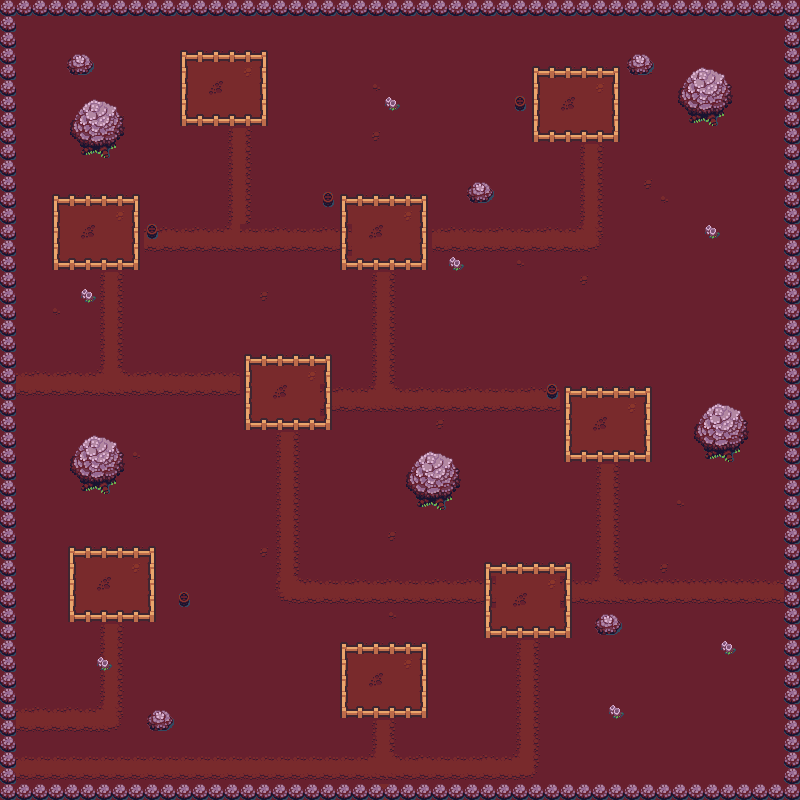

The image is a tile-based game level rendered from a .tmx file. Its description and source (layers, tilesets, objects; grid data summarised) follow:
An orthogonal 50x50 tile map with 16x16 px tiles, 2 tile layers (Tile Layer 1, Bush), 2 tilesets and 55 objects.

<map version="1.9" tiledversion="1.9.2" orientation="orthogonal" renderorder="right-down" width="50" height="50" tilewidth="16" tileheight="16" infinite="0" nextlayerid="4" nextobjectid="58">
 <tileset firstgid="1" source="sheet.tsx" />
 <tileset firstgid="289" source="tilemap.tsx" />
 <layer id="1" name="Tile Layer 1" width="50" height="50">
  <data>[2500 cells, 2500 non-empty, 24 distinct tile ids]</data>
 </layer>
 <objectgroup id="2" name="Coll">
  <object id="1" x="-4.25988" y="1.62583" width="17" height="286" />
  <object id="2" x="-2.42655" y="289.626" width="14.6667" height="506.667" />
  <object id="3" x="12.2401" y="784.293" width="788" height="17.3333" />
  <object id="4" x="780.24" y="-0.374172" width="18" height="790" />
  <object id="5" x="-2.42655" y="2.95916" width="802.667" height="13.3333" />
  <object id="6" x="54.25" y="194.25" width="10.5" height="76.5" />
  <object id="7" x="54.25" y="193.25" width="89" height="14.5" />
  <object id="8" x="135.75" y="193.25" width="10" height="76.5" />
  <object id="9" x="56.25" y="259.75" width="89.5" height="10.5" />
  <object id="10" x="184.25" y="54.25" width="10.5" height="76.5" />
  <object id="11" x="184.25" y="53.25" width="89" height="14.5" />
  <object id="12" x="265.75" y="53.25" width="10" height="76.5" />
  <object id="13" x="186.25" y="119.75" width="89.5" height="10.5" />
  <object id="14" x="340.25" y="196.25" width="10.5" height="76.5" />
  <object id="15" x="340.25" y="195.25" width="89" height="14.5" />
  <object id="16" x="421.75" y="195.25" width="10" height="76.5" />
  <object id="17" x="342.25" y="261.75" width="89.5" height="10.5" />
  <object id="18" x="243.583" y="357.583" width="10.5" height="76.5" />
  <object id="19" x="243.583" y="356.583" width="89" height="14.5" />
  <object id="20" x="325.083" y="356.583" width="10" height="76.5" />
  <object id="21" x="245.583" y="423.083" width="89.5" height="10.5" />
  <object id="22" x="66.25" y="550.25" width="10.5" height="76.5" />
  <object id="23" x="66.25" y="549.25" width="89" height="14.5" />
  <object id="24" x="147.75" y="549.25" width="10" height="76.5" />
  <object id="25" x="68.25" y="615.75" width="89.5" height="10.5" />
  <object id="26" x="339.583" y="642.25" width="10.5" height="76.5" />
  <object id="27" x="339.583" y="641.25" width="89" height="14.5" />
  <object id="28" x="421.083" y="641.25" width="10" height="76.5" />
  <object id="29" x="341.583" y="707.75" width="89.5" height="10.5" />
  <object id="30" x="483.583" y="562.25" width="10.5" height="76.5" />
  <object id="31" x="483.583" y="561.25" width="89" height="14.5" />
  <object id="32" x="565.083" y="561.25" width="10" height="76.5" />
  <object id="33" x="485.583" y="627.75" width="89.5" height="10.5" />
  <object id="34" x="564.25" y="388.25" width="10.5" height="76.5" />
  <object id="35" x="564.25" y="387.25" width="89" height="14.5" />
  <object id="36" x="645.75" y="387.25" width="10" height="76.5" />
  <object id="37" x="566.25" y="453.75" width="89.5" height="10.5" />
  <object id="38" x="534.25" y="66.25" width="10.5" height="76.5" />
  <object id="39" x="534.25" y="65.25" width="89" height="14.5" />
  <object id="40" x="615.75" y="65.25" width="10" height="76.5" />
  <object id="41" x="536.25" y="131.75" width="89.5" height="10.5" />
  <object id="42" x="150" y="224.182" width="12" height="15.6364" />
  <object id="43" x="326.667" y="198.667" />
  <object id="44" x="516" y="101.333" />
  <object id="45" x="552" y="393.333" />
  <object id="46" x="184" y="598.667" />
  <object id="48" x="74" y="108" width="49" height="48" />
  <object id="49" x="684.5" y="79" width="49" height="48" />
  <object id="50" x="693.5" y="406" width="49" height="48" />
  <object id="51" x="405.5" y="459" width="49" height="48" />
  <object id="52" x="70.5" y="435" width="49" height="48" />
  <object id="53" x="599" y="612" width="20" height="22" />
  <object id="54" x="76" y="52" width="20" height="22" />
  <object id="55" x="471" y="177" width="20" height="22" />
  <object id="56" x="154" y="708" width="20" height="22" />
 </objectgroup>
 <layer id="3" name="Bush" width="50" height="50">
  <data>[2500 cells, 480 non-empty, 34 distinct tile ids]</data>
 </layer>
</map>
